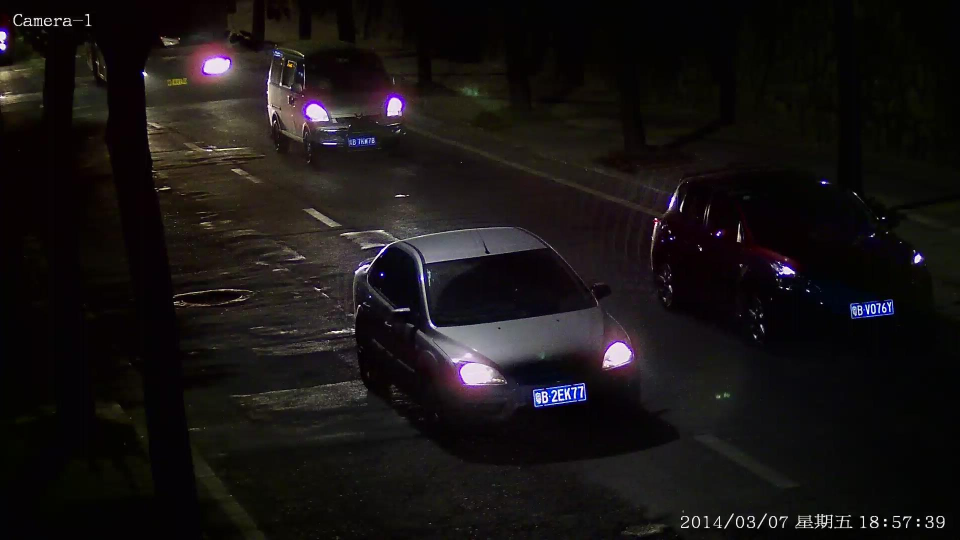
#> input picture images/dark.jpg, 1920 x 1080 px (shown at 1/2 size)
$ python -i detect.py   (imports and definitions only)   (Python 2 division)
#> lines starting #> are read from the running program, lines starting #| are printed output that depends on the picture

import cv2
import numpy as np


watch_cascade = cv2.CascadeClassifier('./model/cascade.xml')


def computeSafeRegion(shape,bounding_rect):
    top = bounding_rect[1] # y
    bottom  = bounding_rect[1] + bounding_rect[3] # y +  h
    left = bounding_rect[0] # x
    right =   bounding_rect[0] + bounding_rect[2] # x +  w

    min_top = 0
    max_bottom = shape[0]
    min_left = 0
    max_right = shape[1]

    # print "computeSateRegion input shape",shape
    if top < min_top:
        top = min_top
        # print "tap top 0"
    if left < min_left:
        left = min_left
        # print "tap left 0"

    if bottom > max_bottom:
        bottom = max_bottom
        #print "tap max_bottom max"
    if right > max_right:
        right = max_right
        #print "tap max_right max"

    # print "corr",left,top,right,bottom
    return [left,top,right-left,bottom-top]


def cropped_from_image(image,rect):
    x, y, w, h = computeSafeRegion(image.shape,rect)
    return image[y:y+h,x:x+w]


def detectPlateRough(image_gray,resize_h = 720,en_scale =1.08 ,top_bottom_padding_rate = 0.05):
    #print image_gray.shape

    if top_bottom_padding_rate>0.2:
        print "error:top_bottom_padding_rate > 0.2:",top_bottom_padding_rate
        exit(1)

    height = image_gray.shape[0]
    padding =    int(height*top_bottom_padding_rate)
    scale = image_gray.shape[1]/float(image_gray.shape[0])

    image = cv2.resize(image_gray, (int(scale*resize_h), resize_h))

    image_color_cropped = image[padding:resize_h-padding,0:image_gray.shape[1]]

    image_gray = cv2.cvtColor(image_color_cropped,cv2.COLOR_RGB2GRAY)

    watches = watch_cascade.detectMultiScale(image_gray, en_scale, 2, minSize=(36, 9),maxSize=(36*40, 9*40))

    #print("watches : ", watches)

    cropped_images = []
    for (x, y, w, h) in watches:
        cropped_origin = cropped_from_image(image_color_cropped, (int(x), int(y), int(w), int(h)))
        x -= w * 0.14
        w += w * 0.28
        y -= h * 0.6
        h += h * 1.1;

        cropped = cropped_from_image(image_color_cropped, (int(x), int(y), int(w), int(h)))


        cropped_images.append([cropped,[x, y+padding, w, h],cropped_origin])
    return cropped_images

>>> import cv2
>>> picture = cv2.imread('images/dark.jpg', cv2.IMREAD_GRAYSCALE)
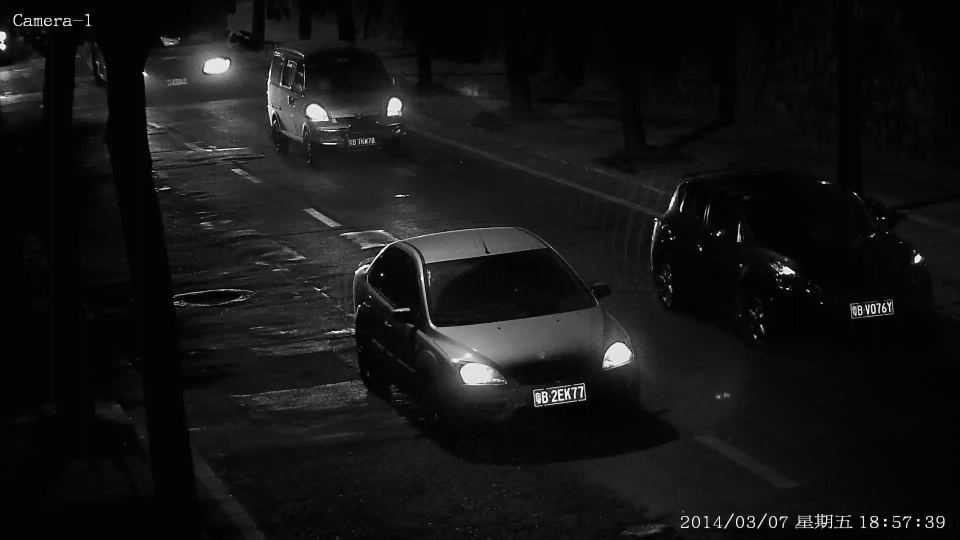
#> picture: shape (1080, 1920) (shown at 1/2 size); min 0, max 255, mean 20.6
>>> result = detectPlateRough(picture)
#> in detectPlateRough, `image = cv2.resize(image_gray, (int(scale*resize_h), resize_h))`:
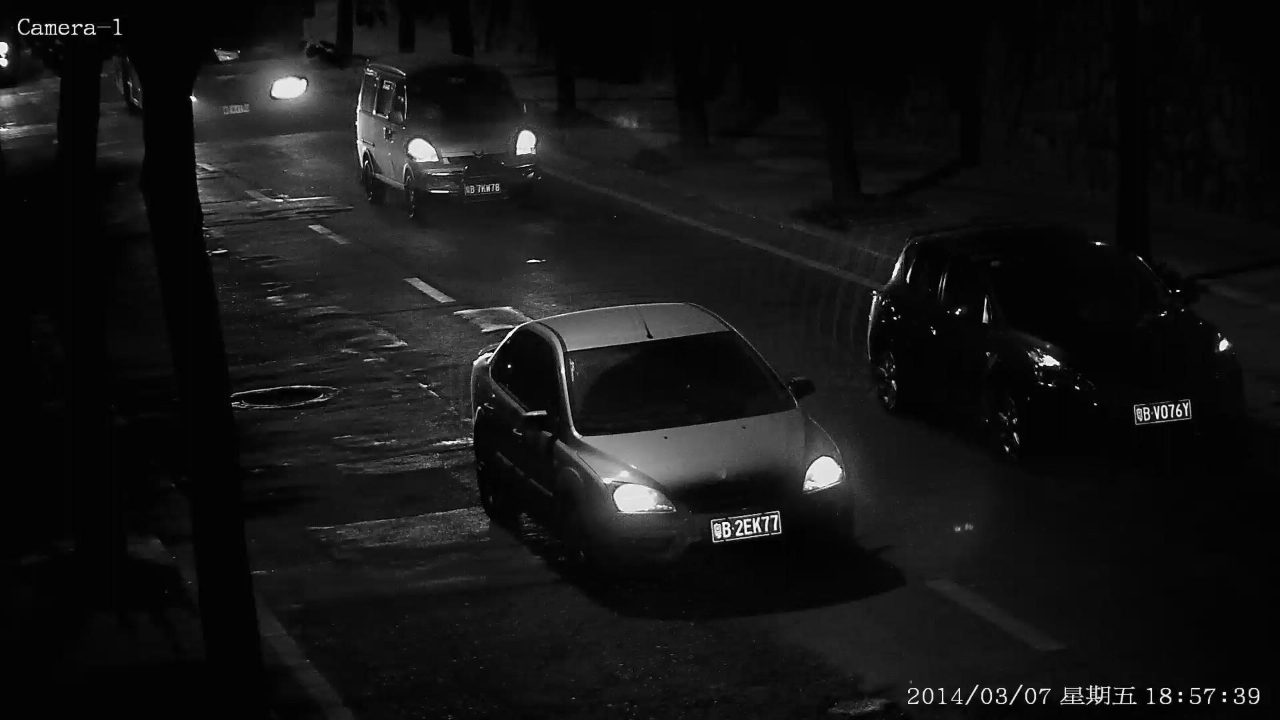
#> image: shape (720, 1280); min 0, max 254, mean 20.6
#> in detectPlateRough, `image_color_cropped = image[padding:resize_h-padding,0:image_gray.shap..`:
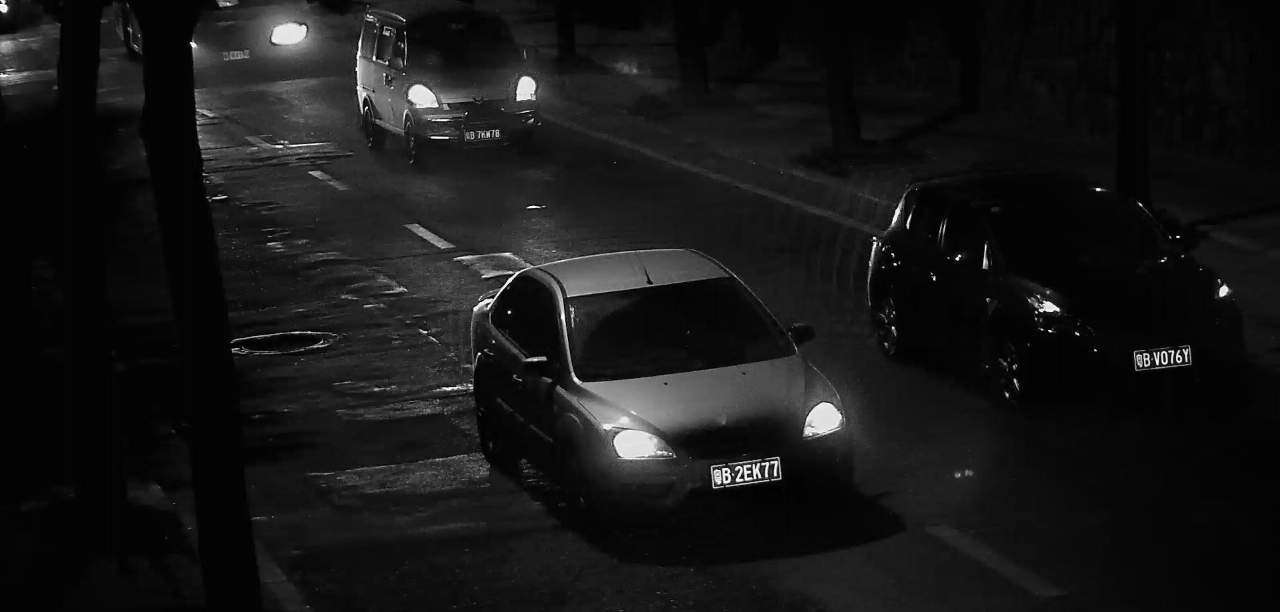
#> image_color_cropped: shape (612, 1280); min 0, max 254, mean 22.1
#> (the run stopped early here; a loop or call above may not have finished)
